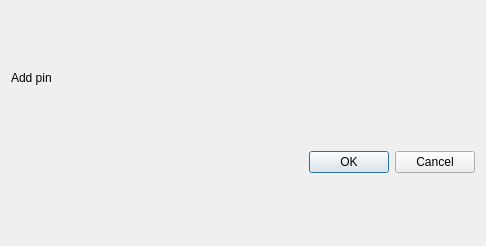
<?xml version="1.0" encoding="UTF-8"?>
<ui version="4.0">
 <class>Dialog</class>
 <widget class="QDialog" name="Dialog">
  <property name="geometry">
   <rect>
    <x>0</x>
    <y>0</y>
    <width>486</width>
    <height>246</height>
   </rect>
  </property>
  <property name="windowTitle">
   <string>Dialog</string>
  </property>
  <layout class="QVBoxLayout" name="verticalLayout">
   <item>
    <widget class="QLabel" name="label">
     <property name="sizePolicy">
      <sizepolicy hsizetype="Preferred" vsizetype="Maximum">
       <horstretch>0</horstretch>
       <verstretch>0</verstretch>
      </sizepolicy>
     </property>
     <property name="text">
      <string>Add pin</string>
     </property>
    </widget>
   </item>
   <item>
    <layout class="QFormLayout" name="formLayout"/>
   </item>
   <item>
    <widget class="QDialogButtonBox" name="buttonBox">
     <property name="orientation">
      <enum>Qt::Horizontal</enum>
     </property>
     <property name="standardButtons">
      <set>QDialogButtonBox::Cancel|QDialogButtonBox::Ok</set>
     </property>
    </widget>
   </item>
  </layout>
 </widget>
 <resources/>
 <connections>
  <connection>
   <sender>buttonBox</sender>
   <signal>accepted()</signal>
   <receiver>Dialog</receiver>
   <slot>accept()</slot>
   <hints>
    <hint type="sourcelabel">
     <x>248</x>
     <y>254</y>
    </hint>
    <hint type="destinationlabel">
     <x>157</x>
     <y>274</y>
    </hint>
   </hints>
  </connection>
  <connection>
   <sender>buttonBox</sender>
   <signal>rejected()</signal>
   <receiver>Dialog</receiver>
   <slot>reject()</slot>
   <hints>
    <hint type="sourcelabel">
     <x>316</x>
     <y>260</y>
    </hint>
    <hint type="destinationlabel">
     <x>286</x>
     <y>274</y>
    </hint>
   </hints>
  </connection>
 </connections>
</ui>
